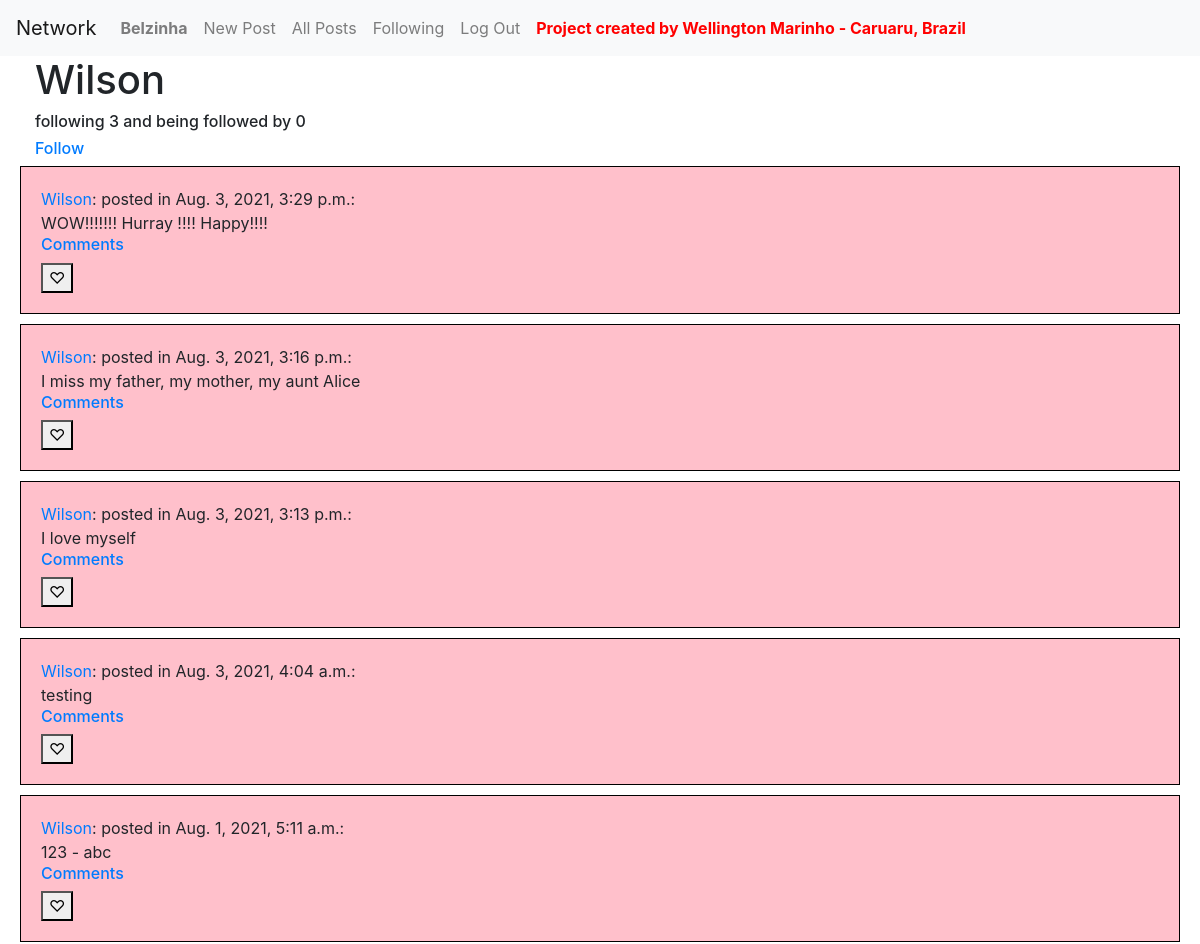
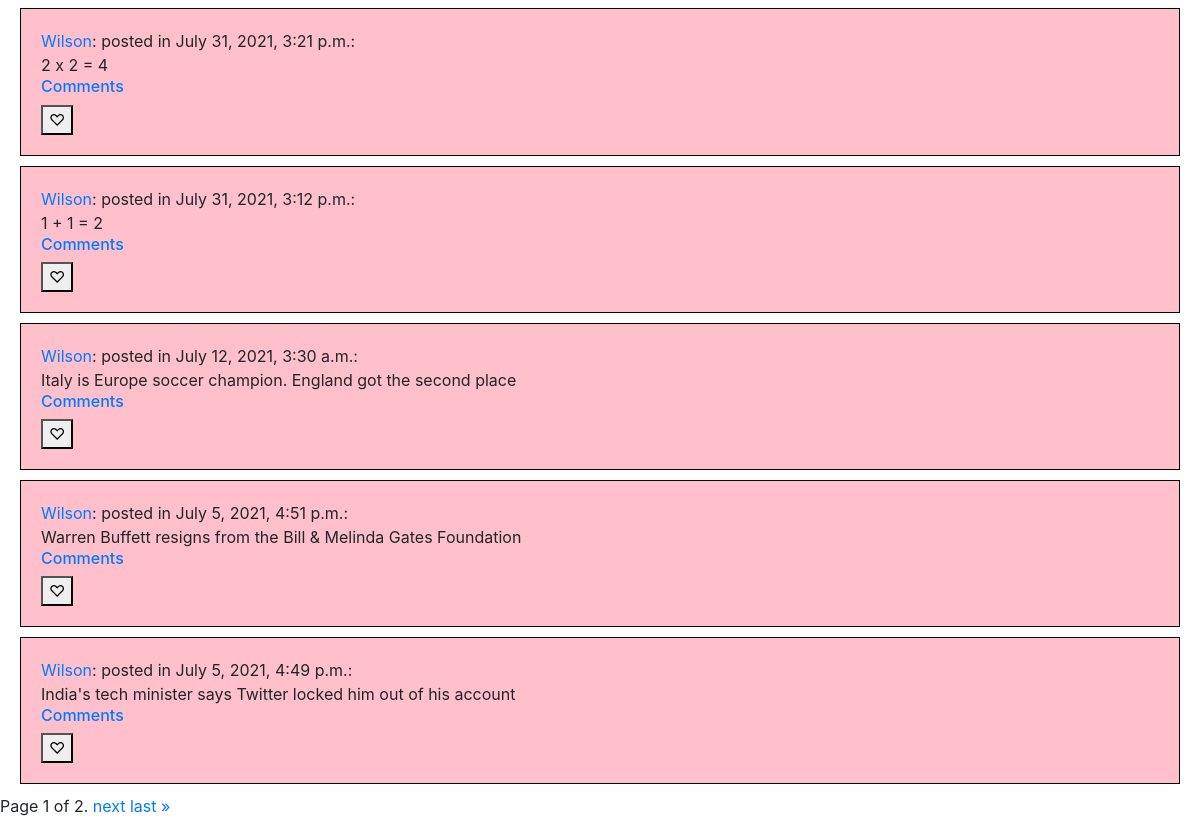
Page /profile/5 (signed in) on the earlier database version (2 pictures, top to bottom).
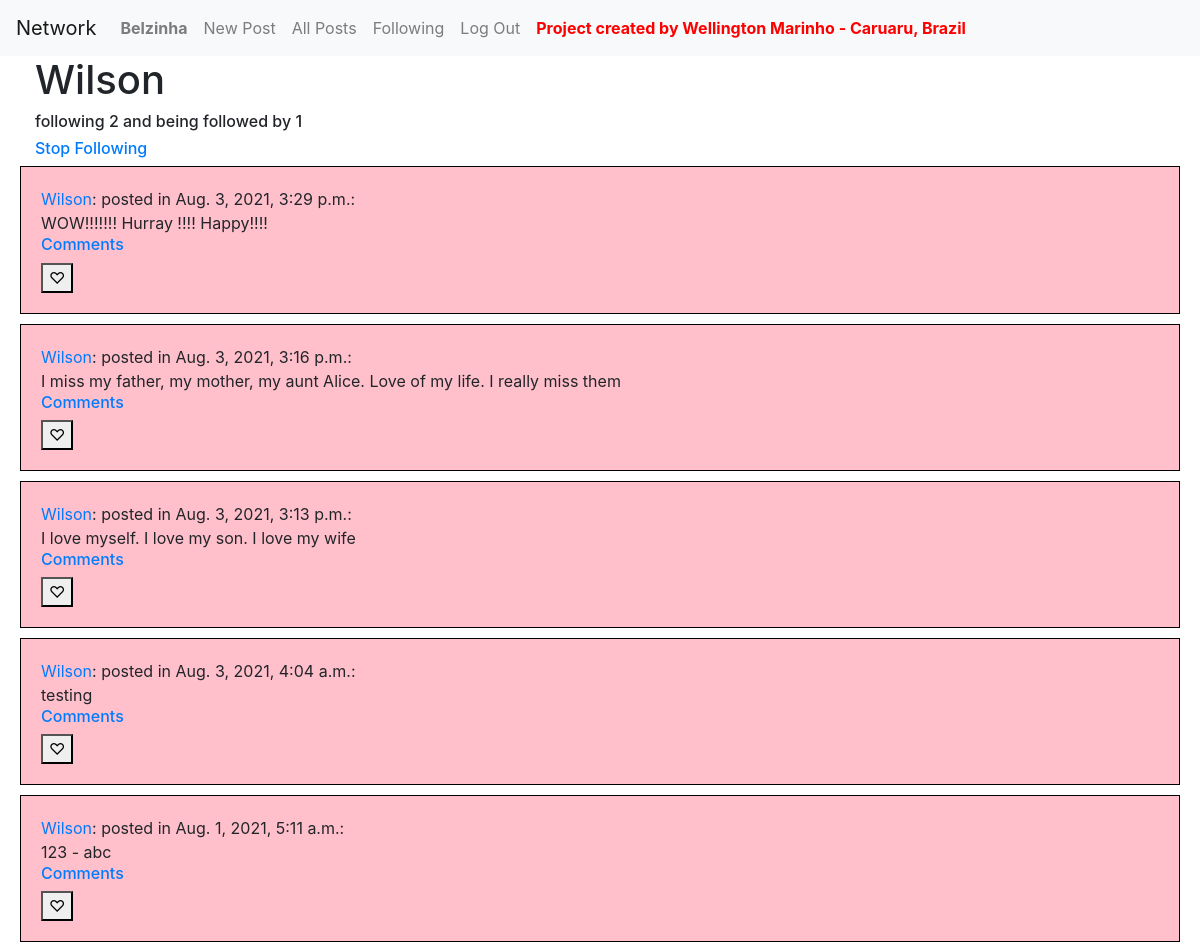
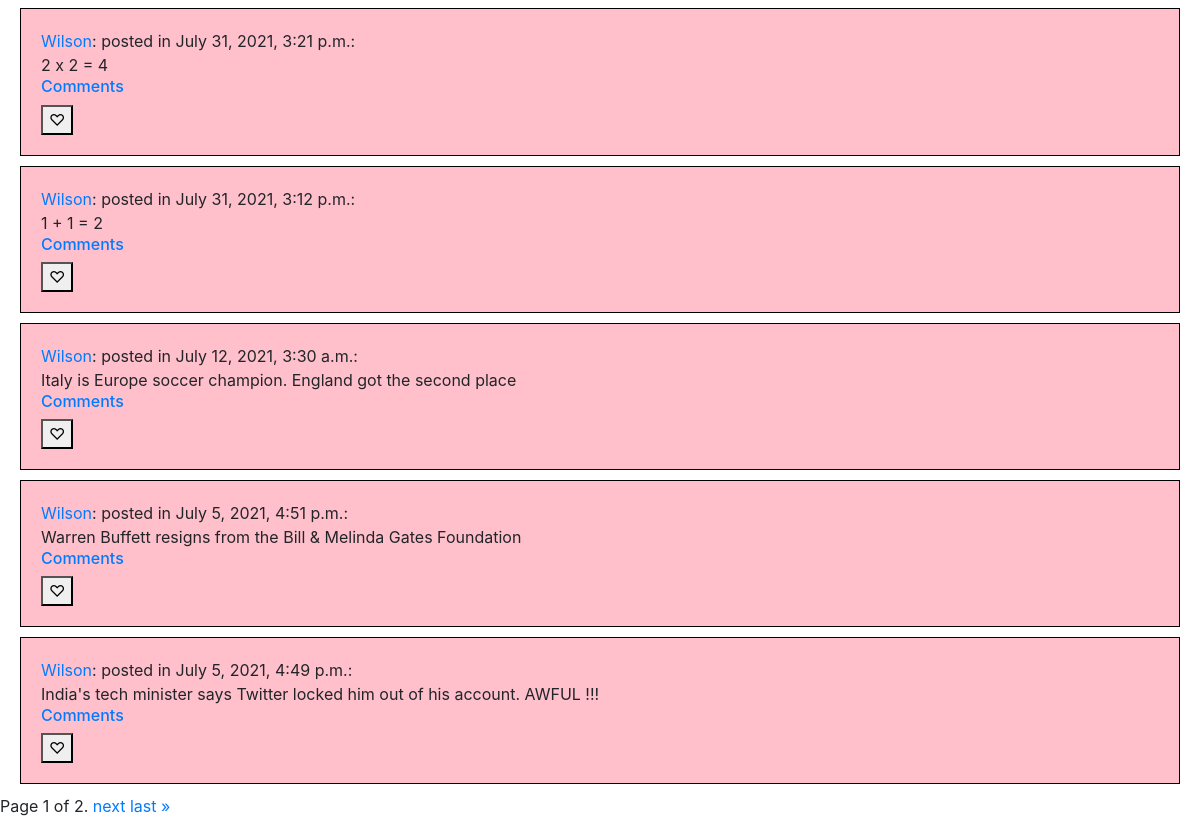
Same page on the later database version (2 pictures, top to bottom).
### network/models.py (models this page shows, shortened)
class Post(models.Model):
    content = models.CharField(max_length=264)
    time_of_creation = models.DateTimeField(default=timezone.now)
    creator = models.ForeignKey(User, on_delete=models.CASCADE, related_name="posts")
    now = datetime.now()

class User(AbstractUser):
    pass

### network/views.py (the view)
# urls.py: path("profile/<int:creator_id>", views.profile, name="profile"),
def profile(request, creator_id):
    username = request.user.username
    user = User.objects.get(username=username)
    user2 = User.objects.get(id=creator_id)
    post_list = Post.objects.filter(creator=user2)
    post_list = post_list.order_by("-time_of_creation").all()
    paginator = Paginator(post_list, 10) # Show 10 contacts per page.
    page_number = request.GET.get('page',)
    page_obj = paginator.get_page(page_number)
    wells = Follower.objects.all().filter(user=user)
    y_cont = Follower.objects.all().filter(user=user).count()
    w_cont = Follower.objects.all().filter(user=user2).count()
    cont = 0
    for well in wells:
        if well.following == user2:
            cont = cont + 1
    x_cont = user.followed.all().count()
    z_cont = user2.followed.all().count()
    return render(request, 'network/profile.html', {'page_obj': page_obj, 'user': user, 'user2': user2, "w_cont": int(w_cont), "x_cont": int(x_cont), "z_cont": int(z_cont), 'y_cont': int(y_cont), 'cont': int(cont)})

### network/templates/network/profile.html (shortened to what this page needs)
{% extends "network/layout.html" %}
{% block body %}
        <h1 style="margin-left: 35px;">{{ user2.username }}</h1>
        {% if user != user2 %}
            <h6 style="margin-left: 35px;">following {{ w_cont }} and being followed by {{ z_cont }}</h6>
            {% if cont != 0 %}
                <h6><a style="margin-left: 35px;" href="{% url 'follower_del' user2.id %}">Stop Following</a></h6>
            {% else %}
                <h6><a style="margin-left: 35px;" href="{% url 'follower_add' user2.id %}">Follow</a></h6>
            {% endif %}
        {% endif %}
        {% for post in page_obj %}
            <div class="well">
              <a href="{% url 'profile' post.creator.id %}">{{ post.creator }}</a>: posted in {{ post.time_of_creation }}: <br> <span id="mycontent{{ post.id }}">{{ post.content }} </span><br>
              <h6><a href="{% url 'comment' post.id %}">Comments</a></h6>
              <button id="paulinho" onclick="plus_like({{ post.id }})">&#9825</button>
            </div>
        {% endfor %}
        <div class="pagination">
            <span class="step-links">
                <span class="current">
                    Page {{ page_obj.number }} of {{ page_obj.paginator.num_pages }}.
                </span>
                {% if page_obj.has_next %}
                    <a href="?page={{ page_obj.next_page_number }}">next</a>
                    <a href="?page={{ page_obj.paginator.num_pages }}">last &raquo;</a>
                {% endif %}
            </span>
        </div>
{% endblock %}

Differences in the rows shown:
changed Post: content "I miss my father, my mother, my aunt Alice" → "I miss my father, my mother, my aunt Alice. Love of my life. I really miss them"
changed Post: content "I love myself" → "I love myself. I love my son. I love my wife"
changed Post: content "India's tech minister says Twitter locked him out of his account" → "India's tech minister says Twitter locked him out of his account. AWFUL !!!"
Other differences:
{{ w_cont }}: "3" → "2"
{{ z_cont }}: "0" → "1"
text no longer shown: "Follow"
text now shown: "Stop Following"
